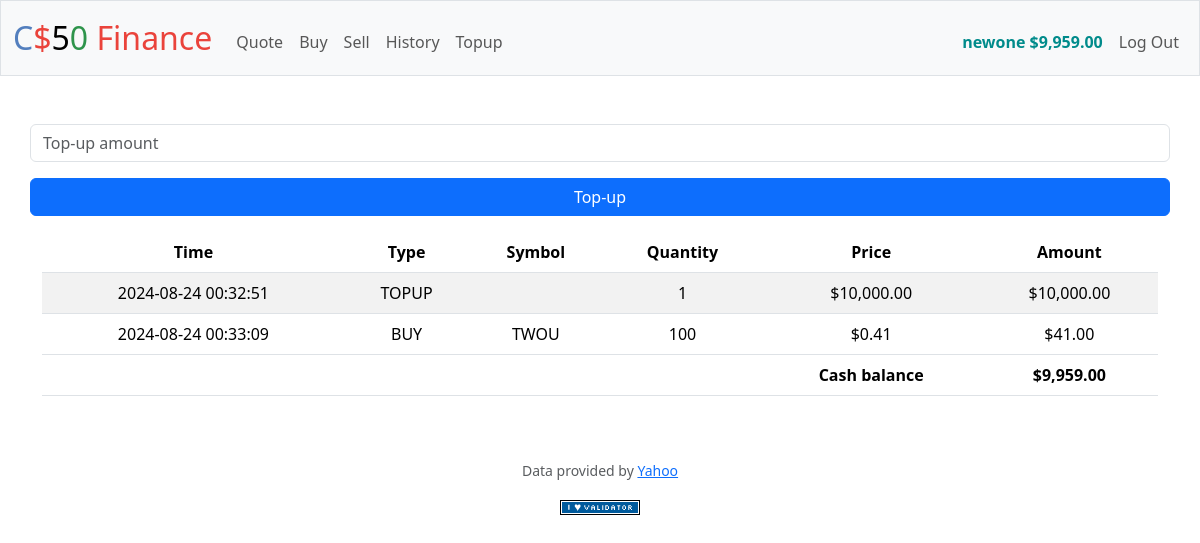
Screenshot of /topup (signed in) with the database file from the repository.
### tables this page shows
CREATE TABLE users (
    id INTEGER PRIMARY KEY AUTOINCREMENT NOT NULL,
    username TEXT NOT NULL,
    hash TEXT NOT NULL,
    cash NUMERIC NOT NULL DEFAULT 10000.00 CHECK (cash >= 0.00)
);

CREATE TABLE user_transaction (
    id INTEGER PRIMARY KEY AUTOINCREMENT NOT NULL,
    user_id INTEGER NOT NULL,
    transation_time TIMESTAMP DEFAULT CURRENT_TIMESTAMP,
    transation_type_id INTEGER NOT NULL,
    symbol TEXT DEFAULT NULL,
    quantity INTEGER NOT NULL DEFAULT 1,
    price REAL NOT NULL,
    amount REAL NOT NULL GENERATED ALWAYS AS (quantity * price),
    FOREIGN KEY(user_id) REFERENCES users(id) FOREIGN KEY(transation_type_id) REFERENCES transaction_type(id)
);

CREATE TABLE transaction_type(
    id INTEGER PRIMARY KEY AUTOINCREMENT NOT NULL,
    name TEXT NOT NULL,
    TYPE TEXT NOT NULL CHECK (TYPE IN ('credit', 'debit'))
);

### app.py (the view, shortened to what this page needs)
@app.route("/topup", methods=["GET", "POST"])
@login_required
def topup():
    try:
        result = db.execute(SQL_USER_HISTORY, session["user_id"])
        return do_render("topup.html",  history=result)
    except Exception as e:
        return do_report(str(e), "warning")

### app.py (called while the page is built)
@app.after_request
def after_request(response):
    response.headers["Cache-Control"] = "no-cache, no-store, must-revalidate"
    response.headers["Expires"] = 0
    response.headers["Pragma"] = "no-cache"
    return response

def do_render(*args, **kwargs):
    if session.get("user_id"):
        user_data = db.execute(SQL_GET_USER_DATA, session["user_id"])[0]
        return render_template(*args, **kwargs, user_data=user_data)
    return render_template(*args, **kwargs)

### helpers.py (called while the page is built)
def login_required(f):
    @wraps(f)
    def decorated_function(*args, **kwargs):
        if session.get("user_id") is None:
            return redirect("/login")
        return f(*args, **kwargs)
    return decorated_function

def usd(value):
    return f"${value:,.2f}"

### templates/topup.html (shortened to what this page needs)
{% extends "layout.html" %}
{% block main %}
    <form action="/topup" method="post">
        <div class="mb-3 row">
            <input autocomplete="off"
                   autofocus
                   class="form-control mx-auto w-100"
                   name="amount"
                   placeholder="Top-up amount"
                   type="text">
        </div>
        <div class="mb-3 row">
            <button class="btn btn-primary" type="submit">Top-up</button>
        </div>
    </form>
    {% if history %}
    <table class="table table-striped">
        <thead >
            <tr>
                <th scope="col">Time</th>
                <th scope="col">Type</th>
                <th scope="col">Symbol</th>
                <th scope="col">Quantity</th>
                <th scope="col">Price</th>
                <th scope="col">Amount</th>
            </tr>
        </thead>
        <tbody>
            {% for item in history %}
                <tr>
                    <td>{{ item["time"] }}</td>
                    <td>{{ item["name"] }}</td>
                    <td>{% if item["symbol"] %}
                        {{ item["symbol"] }}
                    {% endif %}</td>
                    <td>{{ item["quantity"] }}</td>
                    <td>{{ item["price"] | usd }}</td>
                    <td>{{ item["amount"] | usd }}</td>
                </tr>
            {% endfor %}
        </tbody>
        <tfoot>
            <tr>
                <td></td>
                <td></td>
                <td></td>
                <td></td>
                <td>Cash balance</td>
                <td>{{ history | sum(attribute='balance_amount') | usd }}</td>
            </tr>
        </tfoot>
    </table>
{% endif %}
{% endblock %}

### templates/layout.html (shortened to what this page needs)
<!DOCTYPE html>
<html lang="en">
    <head>
        <link href="https://cdn.jsdelivr.net/npm/bootstrap@5.3.3/dist/css/bootstrap.min.css"
              rel="stylesheet"
>
        <link href="/static/styles.css" rel="stylesheet">
    </head>
    <body>
        <nav class="bg-light border navbar navbar-expand-md navbar-light">
            <div class="container-fluid">
                <a class="navbar-brand" href="/"><span class="blue">C</span><span class="red">$</span><span class="yellow">5</span><span class="green">0</span> <span class="red">Finance</span></a>
                <div class="collapse navbar-collapse" id="navbar">
                    {% if session["user_id"] %}
                        <ul class="navbar-nav me-auto mt-2">
                            <li class="nav-item">
                                <a class="nav-link" href="/quote">Quote</a>
                            </li>
                            <li class="nav-item">
                                <a class="nav-link" href="/buy">Buy</a>
                            </li>
                            <li class="nav-item">
                                <a class="nav-link" href="/sell">Sell</a>
                            </li>
                            <li class="nav-item">
                                <a class="nav-link" href="/history">History</a>
                            </li>
                            <li class="nav-item">
                                <a class="nav-link" href="/topup">Topup</a>
                            </li>
                        </ul>
                        <ul class="navbar-nav ms-auto mt-2">
                            {% if user_data %}
                                <li class="nav-item">
                                    <a class="nav-link user" href="/topup">{{ user_data["username"] }} {{ user_data["cash"] | usd }}</a>
                                </li>
                            {% endif %}
                            <li class="nav-item">
                                <a class="nav-link" href="/logout">Log Out</a>
                            </li>
                        </ul>
                    {% endif %}
                </div>
            </div>
        </nav>
        <main class="container py-5 text-center">
            {% block main %}{% endblock %}
        </main>
        <footer class="mb-5">
            <p class="mb-3 small text-center text-muted">
                Data provided by <a href="https://finance.yahoo.com/">Yahoo</a>
            </p>
            <form action="https://validator.w3.org/check"
                  class="text-center"
                  enctype="multipart/form-data"
                  method="post"
                  target="_blank">
                <input alt="Validate" src="/static/I_heart_validator.png" type="image">
            </form>
        </footer>
    </body>
</html>

### static/styles.css (style rules this page uses)
nav .navbar-brand { font-size: xx-large; }
nav .navbar-brand .blue { color: #537fbe; }
nav .navbar-brand .red { color: #ea433b; }
nav .navbar-brand .green { color: #2e944b; }
tfoot { font-weight: bolder; }
.user { font-weight: bolder; color: darkcyan; }

### rows the page displays
users: username "newone"
user_transaction: time "2024-08-24 00:32:51", name "TOPUP", quantity "1", price "$10,000.00", amount "$10,000.00"
user_transaction: time "2024-08-24 00:33:09", name "BUY", symbol "TWOU", quantity "100", price "$0.41", amount "$41.00"

### other values shown
{{ user_data["cash"] | usd }} "$9,959.00"
{{ history | sum(attribute='balance_amount') | usd }} "$9,959.00"
